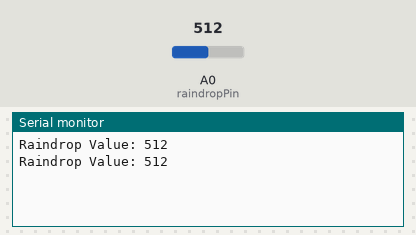
Recording of a sketch running on a simulated Arduino Uno, built with avr-gcc and run on an emulated ATmega328P. Shown: the last lines printed to the serial monitor. Inputs (shaded band) come from the test bench; at power-on: A0 (raindropPin) = 512.

Above: at 1.8 s.
1.9 s: A0 (raindropPin) set to 716
At 2.8 s:
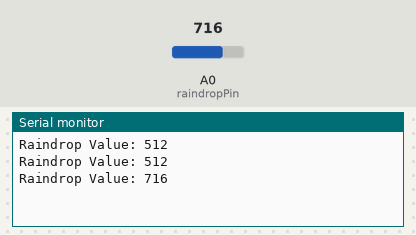
3.4 s: A0 (raindropPin) set to 900
At 4.7 s:
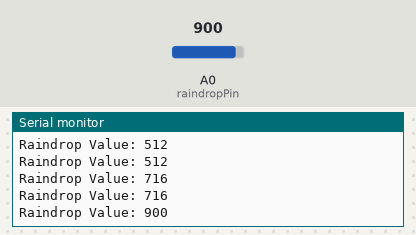
Timing chart, 0 to 6.4 s (numbered marks = the images above; inputs shaded):
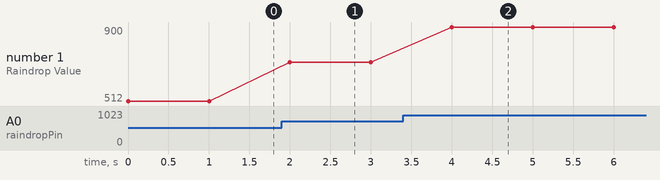

The sketch:

Chapter_3_03_rain_drop_sensor_basic.ino
```cpp
const int raindropPin = A0; // Analog pin connected to the raindrop sensor

void setup() {
  Serial.begin(9600); // Initialize serial communication
}

void loop() {
  int raindropValue = analogRead(raindropPin); // Read analog value from the sensor
  Serial.print("Raindrop Value: ");
  Serial.println(raindropValue); // Print the value to the serial monitor
  delay(1000); // Delay for stability
}
```

Measured:
- after the input at 1.9 s, the serial monitor: prints a new line after 0.10 s (image 1)
- after the input at 3.4 s, the serial monitor: prints a new line after 0.60 s (image 2)
- plotted number 1: 512 → 716 after the input at 1.9 s, 716 → 900 after the input at 3.4 s
